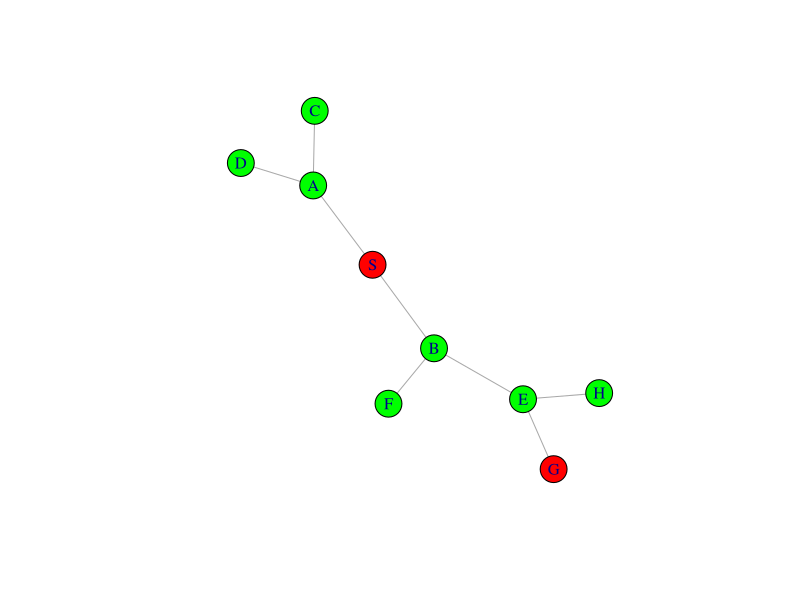

Reproduce this figure in R.
library(igraph)
library(stringr)
bfs<-function(start,goal){
  open<-c()
  closed<-c()
  i<-1
  j<-1
  open[1]<-start
  while(!is.null(open[1])){
    n<-open[1]
    print(n)
    if(n==goal){
      closed[j]<-n
      open=open[-1]
      print(open)
      break
    }
    closed[j]<-open[i]
    j<-j+1
    neighbor=c()
    k<-1
    len<-length(adjList[open[i]][[1]])
    for(val in 1:len){
      neighbor[k]<-adjList[open[i]][[1]][val]
      k<-k+1
    }
    cat("Neighbors of  ",open[i],"are ",neighbor,"\n")
    neighbor<-neighbor[!neighbor %in% open]
    neighbor<-neighbor[!neighbor %in% closed]
    open<-open[-1]
    open<-append(open,neighbor)
    print(open)
    
  }
  return(closed)
}
adjList<-list(c('A', 'B'),
              c('C', 'D'),
              c('E', 'F'),
              'A',
              'A',
              c('H', 'G'),
              'B',
              'E',
              'E')
names(adjList)<-c('S',
                  'A',
                  'B',
                  'C',
                  'D',
                  'E',
                  'F',
                  'H',
                  'G')
graph<-stack(adjList)
#plot(g,directed=FALSE)
visited<-bfs('S','G')
print(visited)
temp<-as.data.frame(graph)
x<-paste(temp$values,temp$ind,sep=",")
temp$y = unname(sapply(x, function(x) {
  paste(sort(str_trim(strsplit(x[1], ',')[[1]])), collapse=',')} ))
temp<-temp[!duplicated(temp$y), ]
temp<-temp[,-3]
temp<-graph.data.frame(temp,directed=FALSE)
V(temp)$color<-"pink"
for(i in 1:length(visited)){
  V(temp)[visited[i]]$color<-"green"
}
V(temp)["S"]$color<-"red"
V(temp)["G"]$color<-"red"
plot(temp)